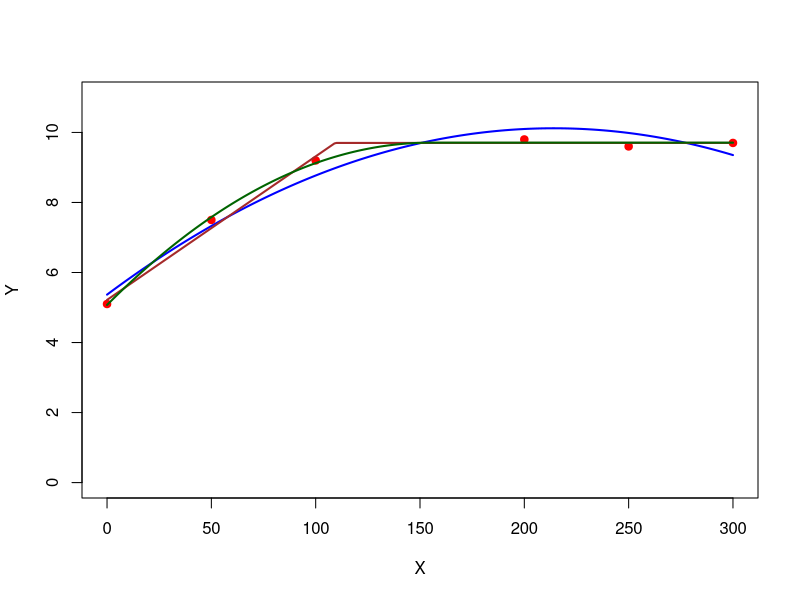

Here is the R script that generated this plot:
X<-c(0,50,100,200,250,300)

Y<-c(5.1,7.5,9.2,9.8,9.6,9.7)

plot(X,Y, col="red",ylim=c(0,11), pch=19)

#Quadratic model
# Y= a + b*X + c*X^2

X2<-X*X

Mod_Q<-lm(Y~X+X2)
summary(Mod_Q)

dose<-0:300
Rdt<-5.367+4.439e-02*dose+-1.037e-04*dose^2
Rdt<-coef(Mod_Q)[1]+coef(Mod_Q)[2]*dose+coef(Mod_Q)[3]*dose^2

lines(dose,Rdt, lwd=2,col="blue")



LP<-function(X, T1, T2, T3) {
  rdt<-T1+T3*(X-T2)
  rdt[X>=T2]<-T1
  return(rdt)	
}

Mod_LP<-nls(Y~LP(X,T1,T2,T3), start=list(T1=9, T2=100, T3=0.01), trace=T)
summary(Mod_LP)

lines(0:300,LP(0:300,coef(Mod_LP)[1],coef(Mod_LP)[2],coef(Mod_LP)[3]),col="brown", lwd=2)

QP<-function(d, Theta0, Theta1, Theta2) {
  Y<-Theta0+Theta1*(d-Theta2)^2
  Y[d>=Theta2]<-Theta0
  return(Y)
}  

Fit<-nls(Y~QP(X, Theta0, Theta1, Theta2), start=list(Theta0=9, Theta1=-0.004, Theta2=100))

summary(Fit)

Parameters<-coef(Fit)

Pred<-Parameters[1]+Parameters[2]*(0:300-Parameters[3])^2
Pred[0:300>Parameters[3]]<-Parameters[1]

lines(0:300, Pred, lwd=2, col="darkgreen")

